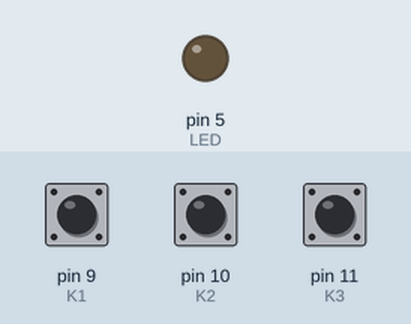
This sketch was run on a simulated Arduino Uno, built with avr-gcc and run on an emulated ATmega328P. Shown: output pins drawn as LEDs (lit = HIGH). The test bench sets the inputs (shaded band); at power-on: pin 9 (K1) HIGH, pin 10 (K2) HIGH, pin 11 (K3) HIGH.

Above: at 1.2 s.
1.3 s: pin 9 (K1) pulled LOW for 0.15 s
At 1.8 s:
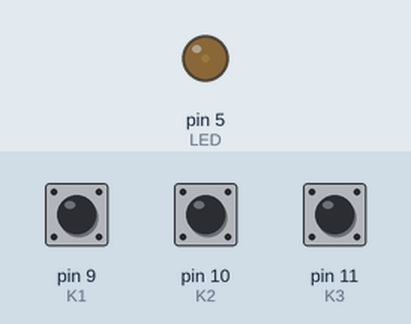
2.9 s: pin 10 (K2) pulled LOW for 0.15 s
At 3.9 s:
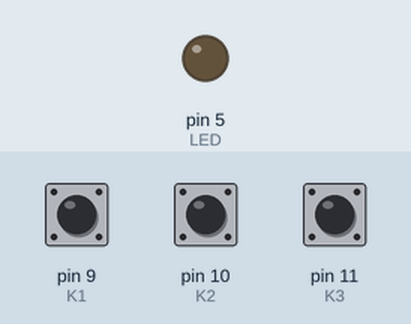
4.5 s: pin 9 (K1) pulled LOW for 1 s
At 6.7 s:
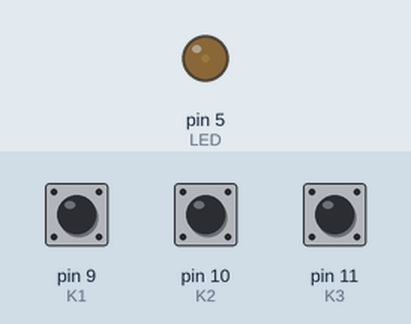
7.0 s: pin 10 (K2) pulled LOW for 1 s
At 7.3 s:
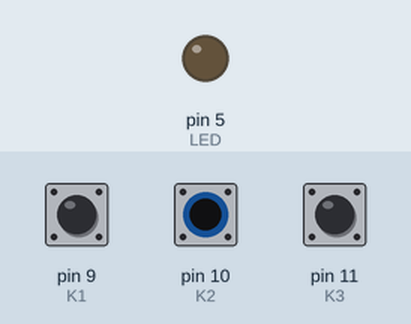
9.5 s: pin 9 (K1) pulsed LOW 5 times (0.12 s each, 0.3 s apart)
At 11.8 s:
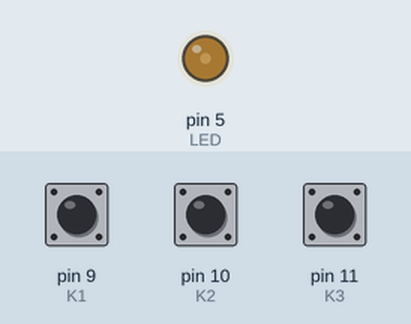
12.5 s: pin 9 (K1) pulsed LOW 5 times (0.12 s each, 0.3 s apart)
At 14.1 s:
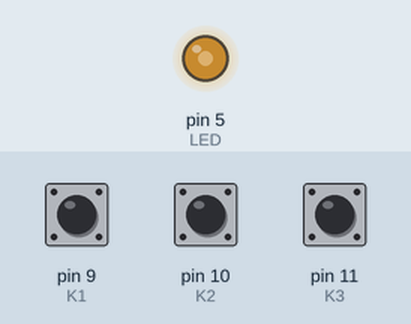
Timing chart, 0 to 15.6 s (numbered marks = the images above; inputs shaded):
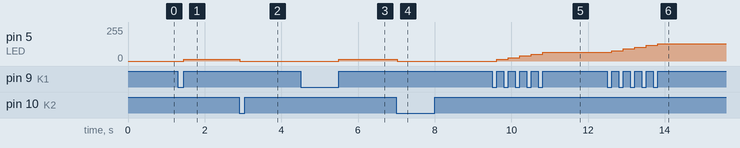

Measured:
- after the input at 1.3 s, pin 5 (LED): 0/255 → 13/255 after 0.15 s
- after the input at 2.9 s, pin 5 (LED): 13/255 → 0/255 at once
- after the input at 4.5 s, pin 5 (LED): 0/255 → 13/255 after 1.0 s
- after the input at 7.0 s, pin 5 (LED): 13/255 → 0/255 at once
- after the input at 9.5 s, pin 5 (LED): moves from 0/255 to 65/255 over 1.2 s, starting after 0.12 s
- after the input at 12.5 s, pin 5 (LED): moves from 65/255 to 130/255 over 1.2 s, starting after 0.12 s

The sketch:

Oef2.ino
```cpp
#include <TimerOne.h>

#define K1  9
#define K2  10
#define K3  11

byte dimWaarde = 0;
byte buttons[] = {0,0,0};
const int LED = 5;

void setup() {

  pinMode(LED ,OUTPUT);
  pinMode ( K1 , INPUT_PULLUP );
  pinMode ( K2 , INPUT_PULLUP );
  pinMode ( K3 , INPUT_PULLUP );
  pciSetup(K1);
  pciSetup(K2);
  pciSetup(K3);

  Timer1.initialize (30000) ; //30ms
  Timer1.attachInterrupt(timerIsr);
  Serial.begin (9600) ;

}

ISR ( PCINT0_vect ){
    buttons[0] = digitalRead(K1);
    buttons[1] = digitalRead(K2);
    buttons[2] = digitalRead(K3);

    if(buttons[0] + buttons[1] + buttons[2] >= 2){
      if((buttons[0] == 0) && (dimWaarde<247)){
        while(digitalRead(K1)== 0){
        }
          dimWaarde+=13;
      }
      else if(buttons[1] == 0) dimWaarde=0;
      else if((buttons[2] == 0) && (dimWaarde>0)){
        while(digitalRead(K3)==0){
        }
        dimWaarde-=13;
      }
    }
}

void pciSetup ( byte pin ){
  * digitalPinToPCMSK ( pin ) |= bit (digitalPinToPCMSKbit ( pin ) ) ; // enable pin
  PCIFR |= bit ( digitalPinToPCICRbit ( pin ) ) ; // clear any outstanding interrupt
  PCICR |= bit ( digitalPinToPCICRbit ( pin ) ) ; // enable interrupt for the group
}

void timerIsr () {
  analogWrite(LED, dimWaarde);
}

void loop() {
}
```
